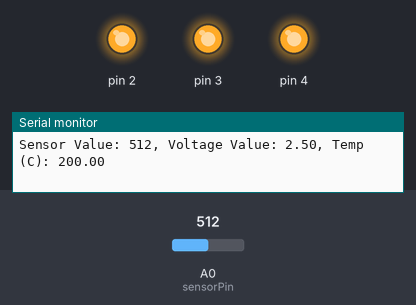
The sketch below on a simulated Arduino Uno, built with avr-gcc and run on an emulated ATmega328P. On the bench: output pins drawn as LEDs (lit = HIGH), the last lines printed to the serial monitor. The test bench sets the inputs (shaded band); at power-on: A0 (sensorPin) = 512.

Above: at 1.2 s.
1.3 s: A0 (sensorPin) set to 177
4.3 s: A0 (sensorPin) set to 165
At 5.3 s:
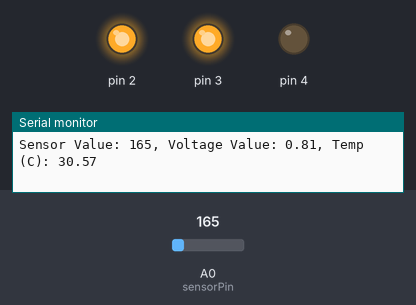
5.9 s: A0 (sensorPin) set to 122
At 6.6 s:
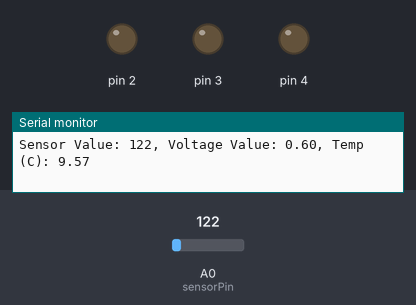
Timing chart, 0 to 8.9 s (numbered marks = the images above; inputs shaded):
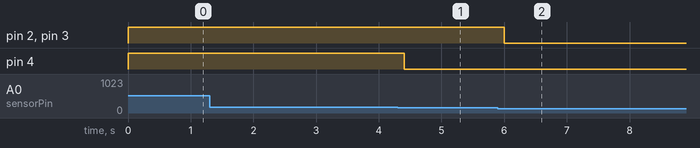

The sketch:

Project3.ino
```cpp
const int sensorPin = A0;
const float baselineTemp = 25.0;

void setup() {
  Serial.begin(9600);
  for(int pinNumber = 2; pinNumber < 5; pinNumber++){
    pinMode(pinNumber, OUTPUT);
    digitalWrite(pinNumber, LOW);
  }
}

void loop() {
  int sensorVal = analogRead(sensorPin);
  Serial.print("Sensor Value: ");
  Serial.print(sensorVal);
  float voltage = (sensorVal/1024.0)*5.0;
  Serial.print(", Voltage Value: ");
  Serial.print(voltage);
  Serial.print(", Temp (C): ");
  float temp = (voltage - 0.5)*100;
  Serial.println(temp);
  if (temp < baselineTemp +2){
    digitalWrite(2, LOW);
    digitalWrite(3, LOW);
    digitalWrite(4, LOW);
  }
  else if(temp >= baselineTemp+2 && temp< baselineTemp+4){
    digitalWrite(2, HIGH);
    digitalWrite(3, LOW);
    digitalWrite(4, LOW);
  }
   else if(temp >= baselineTemp+4 && temp< baselineTemp+6){
    digitalWrite(2, HIGH);
    digitalWrite(3, HIGH);
    digitalWrite(4, LOW);
  }
   else if(temp >= baselineTemp+6){
    digitalWrite(2, HIGH);
    digitalWrite(3, HIGH);
    digitalWrite(4, HIGH);
  }
delay(1);
}
```

Measured:
- the behaviour switches between 166 and 165 on A0 (sensorPin) (found by bisection; images 0 and 1)
- after the input at 4.3 s, pin 4: HIGH → LOW after 0.10 s
- after the input at 5.9 s, pin 2, pin 3: HIGH → LOW after 0.10 s
